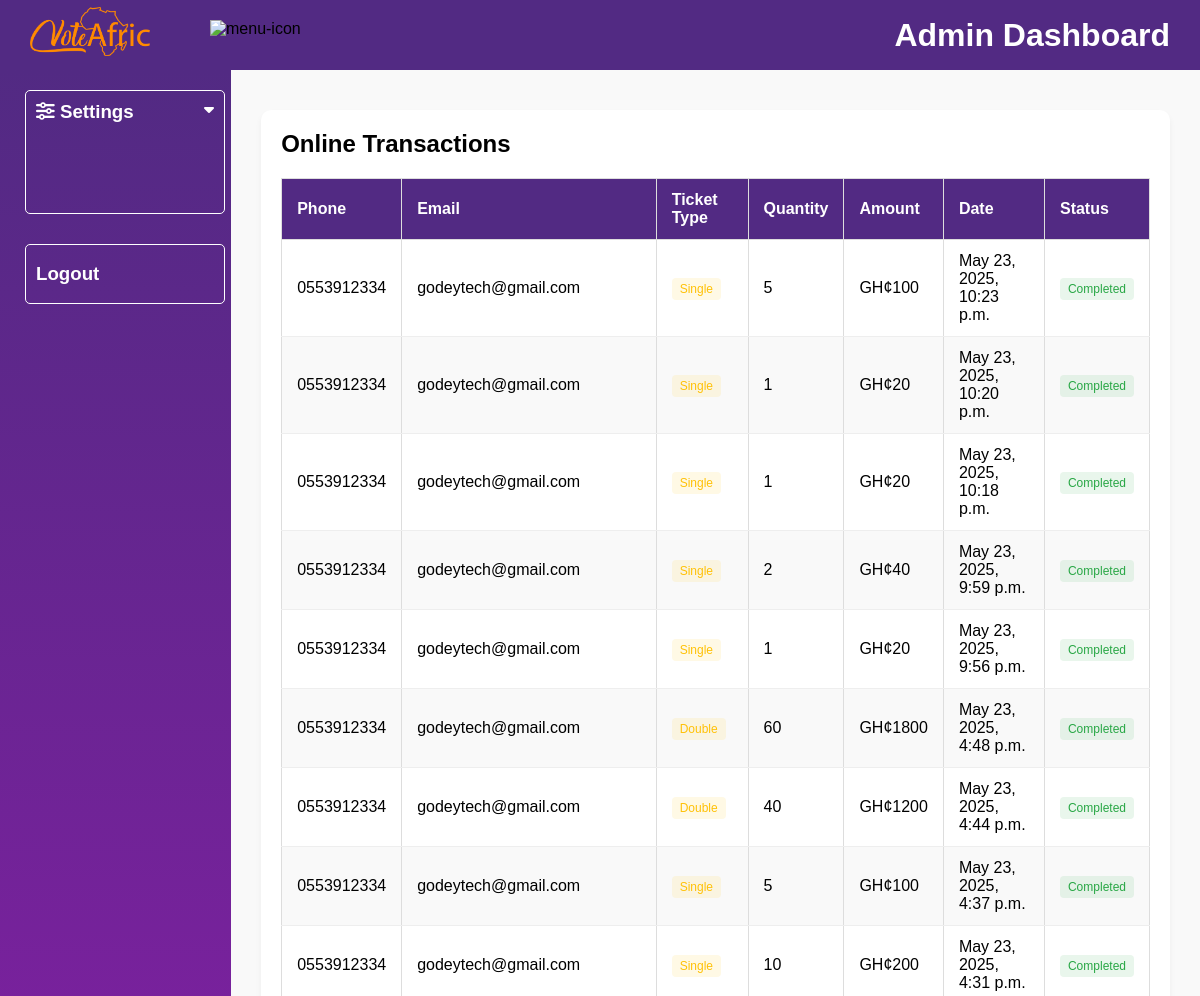
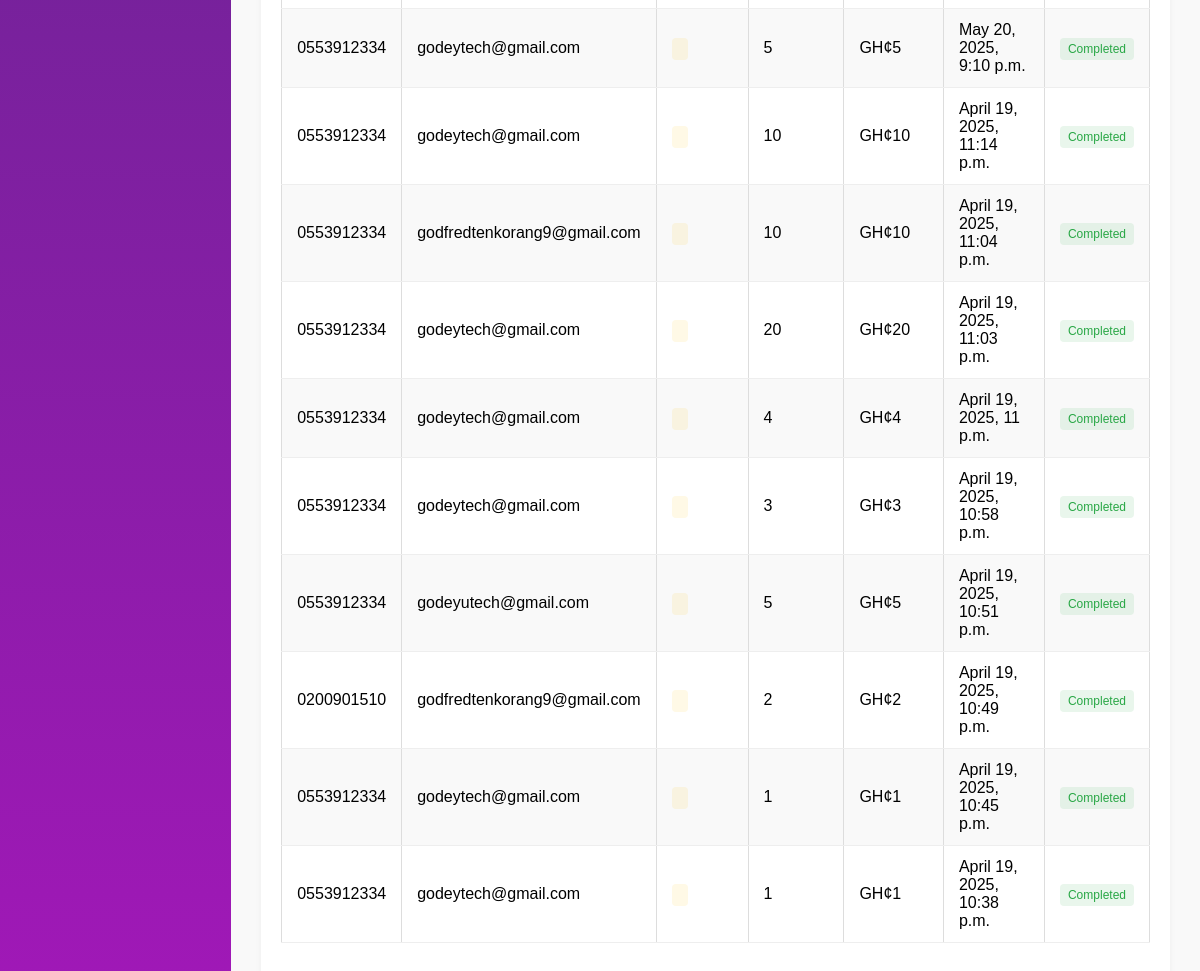
Page /dashboard/onlineTransaction/1/ on the committed database (2 pictures, top to bottom).
### ticket/models.py (models this page shows, shortened)
class TicketPayment(models.Model):
    event = models.ForeignKey(Event, on_delete=models.CASCADE)
    ticket_type = models.ForeignKey(TicketType, on_delete=models.SET_NULL, null=True)
    phone = models.CharField(max_length=14, null=True)
    email = models.EmailField(null=True, blank=True)
    quantity = models.PositiveIntegerField()
    amount = models.PositiveBigIntegerField()
    ref = models.CharField(max_length=200)
    verified = models.BooleanField(default=False)
    date_created = models.DateTimeField(auto_now_add=True)
    class Meta:
        ordering = ('-date_created',)

class TicketType(models.Model):
    event = models.ForeignKey(Event, on_delete=models.CASCADE, related_name='ticket_types')
    name = models.CharField(max_length=100)  # e.g., "Single", "VIP", "Couple"
    price = models.DecimalField(max_digits=10, decimal_places=2)
    total_tickets = models.PositiveIntegerField()
    available_tickets = models.PositiveIntegerField()

### dashboard/views.py (the view)
# urls.py: path('onlineTransaction/<int:event_id>/', views.onlineTransaction, name='onlineTransaction'),
def onlineTransaction(request, event_id):
    event = None
    payments = TicketPayment.objects.all()
    if event_id:
        event = get_object_or_404(Event, id=event_id)
        payments = payments.filter(event=event, verified=True)
        total_amount = payments.aggregate(Total=Sum('amount')).get('Total', 0)
    context = {
        'payments': payments,
        'event': event,
        'total_amount': total_amount,
        'title': 'Online transactions'
    }
    return render(request, 'dashboard/tickiting/onlineTransaction.html', context)

### dashboard/templates/dashboard/tickiting/onlineTransaction.html (shortened to what this page needs)
{% extends 'dashboard/tickiting/base.html' %}
{% load static %}
{% block content %}
<div class="main">
    <div class="transactions-section">
      <div class="section-header">
        <h2>Online Transactions </h2>
      </div>
      <div class="transactions-table">
        <table>
          <thead>
            <tr>
              <th>Phone</th>
              <th>Email</th>
              <th>Ticket Type</th>
              <th>Quantity</th>
              <th>Amount</th>
              <th>Date</th>
              <th>Status</th>
            </tr>
          </thead>
          <tbody>
            {% for payment in payments %}
            <tr>
              <td>{{ payment.phone }}</td>
              <td>{{ payment.email }}</td>
              <td><span class="badge vip">{{ payment.ticket_type.name }}</span></td>
              <td>{{ payment.quantity }}</td>
              <td>GH¢{{ payment.amount }}</td>
              <td>{{ payment.date_created }}</td>
              {% if payment.verified %}
              <td><span class="badge completed">Completed</span></td>
              {% else %}
              <td>Not Completed</td>
              {% endif %}
            </tr>
            {% endfor %}
          </tbody>
        </table>
      </div>
  </div>
</div>
{% endblock %}

### vote/static/vote/admin.css (style rules this page uses)
* { margin: 0; padding: 0; box-sizing: border-box; font-family: "Poppins", sans-serif; list-style: none; text-decoration: none; }
:root { --background-color1: #fafaff; --background-color2: #ffffff; --background-color3: #ededed; --background-color4: #afc0f0a4; --primary-color: #4b49ac; --secondary-color: #0c007d; --Border-color: #3f0097; --one-use-color: #3f0097; --two-use-color: #5500cb; --red: #E31C25; --blue: #092347; --white: #fff; --blue: #011f4a; --voiletColor: #522a83; --orangeColor: #fb812b; --whiteColor: #fff; }
body { max-width: 100%; overflow-x: hidden; background-color: #f9f9f9; }
.main { height: calc(100vh - 70px); width: 100%; overflow-y: scroll; overflow-x: hidden; padding: 40px 30px 30px 30px; }
table { width: 100%; border-collapse: collapse; background-color: var(--white); box-shadow: 1px 1px 5px 3px rgba(0, 0, 0, 0.1); }
table th, table td { border: 1px solid #ddd; padding: 8px; text-align: left; }
table th { background-color: var(--voiletColor); color: var(--white); }
table tbody tr:nth-child(even) { background-color: #f9f9f9; }
.transactions-table { width: 100%; margin-top: 20px; font-family: Arial, sans-serif; border-collapse: collapse; }
.transactions-table table { width: 100%; border: 1px solid #ddd; }
.transactions-table th { background-color: #f2f2f2; text-align: left; padding: 12px; }
.transactions-table td { padding: 12px; border-bottom: 1px solid #ddd; }
.transactions-table tr:nth-child(even) { background-color: #f9f9f9; }
:root { --primary: #4361ee; --secondary: #3f37c9; --success: #4cc9f0; --danger: #f72585; --warning: #ffc107; --light: #f8f9fa; --dark: #212529; }
.transactions-section { background: white; border-radius: 10px; padding: 20px; margin-bottom: 30px; box-shadow: 0 4px 6px rgba(0, 0, 0, 0.05); }
.section-header { display: flex; justify-content: space-between; align-items: center; margin-bottom: 20px; flex-wrap: wrap; gap: 15px; }
.transactions-table { overflow-x: auto; margin-bottom: 20px; }
.transactions-table table { width: 100%; border-collapse: collapse; }
.transactions-table th { text-align: left; padding: 12px 15px; background: var(--voiletColor); }
.transactions-table td { padding: 12px 15px; border-bottom: 1px solid #eee; }
.badge { padding: 4px 8px; border-radius: 4px; font-size: 12px; font-weight: 500; }
.badge.vip { background: rgba(255, 193, 7, 0.1); color: #ffc107; }
.badge.completed { background: rgba(40, 167, 69, 0.1); color: #28a745; }

### rows in the picture
TicketPayment: phone "0553912334", email "godeytech@gmail.com", ticket_type.name "Single", quantity "5", amount "100", date_created "May 23, 2025, 10:23 p.m.", verified "Completed"
TicketPayment: phone "0553912334", email "godeytech@gmail.com", ticket_type.name "Single", quantity "1", amount "20", date_created "May 23, 2025, 10:20 p.m.", verified "Completed"
TicketPayment: phone "0553912334", email "godeytech@gmail.com", ticket_type.name "Single", quantity "1", amount "20", date_created "May 23, 2025, 10:18 p.m.", verified "Completed"
TicketPayment: phone "0553912334", email "godeytech@gmail.com", ticket_type.name "Single", quantity "2", amount "40", date_created "May 23, 2025, 9:59 p.m.", verified "Completed"
TicketPayment: phone "0553912334", email "godeytech@gmail.com", ticket_type.name "Single", quantity "1", amount "20", date_created "May 23, 2025, 9:56 p.m.", verified "Completed"
TicketPayment: phone "0553912334", email "godeytech@gmail.com", ticket_type.name "Double", quantity "60", amount "1800", date_created "May 23, 2025, 4:48 p.m.", verified "Completed"
TicketPayment: phone "0553912334", email "godeytech@gmail.com", ticket_type.name "Double", quantity "40", amount "1200", date_created "May 23, 2025, 4:44 p.m.", verified "Completed"
TicketPayment: phone "0553912334", email "godeytech@gmail.com", ticket_type.name "Single", quantity "5", amount "100", date_created "May 23, 2025, 4:37 p.m.", verified "Completed"
TicketPayment: phone "0553912334", email "godeytech@gmail.com", ticket_type.name "Single", quantity "10", amount "200", date_created "May 23, 2025, 4:31 p.m.", verified "Completed"
TicketPayment: phone "0553912334", email "godeytech@gmail.com", quantity "5", amount "5", date_created "May 20, 2025, 9:10 p.m.", verified "Completed"
TicketPayment: phone "0553912334", email "godeytech@gmail.com", quantity "10", amount "10", date_created "April 19, 2025, 11:14 p.m.", verified "Completed"
TicketPayment: phone "0553912334", email "godfredtenkorang9@gmail.com", quantity "10", amount "10", date_created "April 19, 2025, 11:04 p.m.", verified "Completed"
TicketPayment: phone "0553912334", email "godeytech@gmail.com", quantity "20", amount "20", date_created "April 19, 2025, 11:03 p.m.", verified "Completed"
TicketPayment: phone "0553912334", email "godeytech@gmail.com", quantity "4", amount "4", date_created "April 19, 2025, 11 p.m.", verified "Completed"
TicketPayment: phone "0553912334", email "godeytech@gmail.com", quantity "3", amount "3", date_created "April 19, 2025, 10:58 p.m.", verified "Completed"
TicketPayment: phone "0553912334", email "godeyutech@gmail.com", quantity "5", amount "5", date_created "April 19, 2025, 10:51 p.m.", verified "Completed"
TicketPayment: phone "0200901510", email "godfredtenkorang9@gmail.com", quantity "2", amount "2", date_created "April 19, 2025, 10:49 p.m.", verified "Completed"
TicketPayment: phone "0553912334", email "godeytech@gmail.com", quantity "1", amount "1", date_created "April 19, 2025, 10:45 p.m.", verified "Completed"
TicketPayment: phone "0553912334", email "godeytech@gmail.com", quantity "1", amount "1", date_created "April 19, 2025, 10:38 p.m.", verified "Completed"
